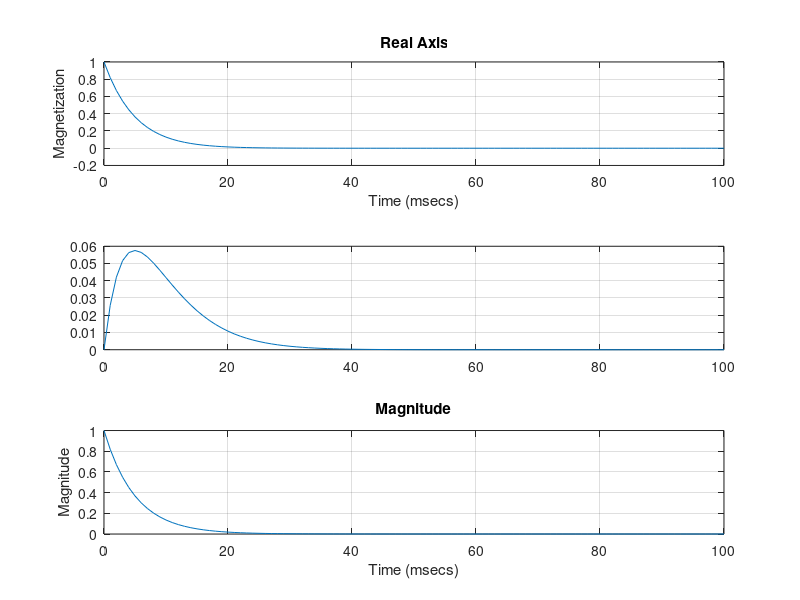

This chart was generated by the following MATLAB code:
%{

This program plots the results
of a T2 pulse acquire on the real axis and imaginary axis,
along with the magnitude.

%}

% get frequency value
prompt1 = 'What frequency?';
frequency = input(prompt1);

% solve for omega
omega = 2 .* pi .* frequency;

% get T2 value
prompt2 = 'What T2?';
T2 = input(prompt2);

Mo = 1;

t = 0:1:100;

figure()


% plot real axis
subplot(311)
y =Mo .* exp(-t/T2) .* cos(omega *  t/1000);
plot(t,y)
title('Real Axis');
xlabel('Time (msecs)');
ylabel('Magnetization');
grid on

% plot imaginary axis
subplot(312)
z = Mo .* exp(-t/T2) .* sin(omega *  t/1000);
plot(t, z)
grid on


% plot magnitude
subplot(313)
Mt = sqrt(y.^2 + z.^2);
plot(t, Mt)
title('Magnitude');
xlabel('Time (msecs)');
ylabel('Magnitude');
grid on